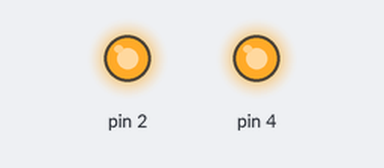
A sketch run on a simulated Arduino Uno, built with avr-gcc and run on an emulated ATmega328P. Shown: output pins drawn as LEDs (lit = HIGH). Pins used as bus, display or sensor lines are not drawn.

Above: at 2.1 s.
At 6.3 s:
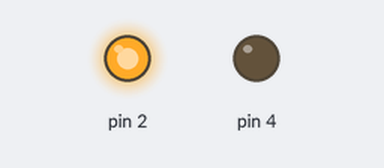
Timing chart, 0 to 11.0 s (numbered marks = the images above):
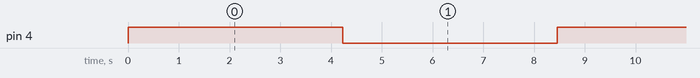

The sketch:

stepper_ver1.ino
```cpp
#include "stepperMoter.h"

#define en_B 2
#define step_B 3
#define dir_B 4

#define speeds 1

StepperMoter bottom(step_B, dir_B, en_B);

void setup(){

}

void loop(){
  bottom.moveto(speeds, 1.0);
  delay(1000);
  bottom.moveto(speeds, -1.0);
  delay(1000);
}
```

stepperMoter.cpp
```cpp
#include "stepperMoter.h"

StepperMoter::StepperMoter(int stepPin, int dirPin, int enPin){
  this->stepPin = stepPin;
  this->dirPin = dirPin;
  this->enPin = enPin;

  pinMode(stepPin, OUTPUT);
  pinMode(dirPin, OUTPUT);
  pinMode(enPin, OUTPUT);

  digitalWrite(enPin, HIGH);
  digitalWrite(dirPin, HIGH);
}

//1600step = 1round, speed = 0.1 ~ 2 (권장 1)
//음수일 때 와 양수일 때로 나누어 모터 방향 제어
void StepperMoter::moveto(int speeds, float stepperRound){
  int stepperRotations_t = (int)(abs(stepperRound*1600));
  if(stepperRound < 0){
    digitalWrite(dirPin, LOW);
    for(int i = 0; i < stepperRotations_t; i++){
      digitalWrite(stepPin, HIGH);
      delay(speeds);
      digitalWrite(stepPin, LOW);
      delay(speeds);
    }
  }else{
    digitalWrite(dirPin, HIGH);
    for(int i = 0; i < stepperRotations_t; i++){
      digitalWrite(stepPin, HIGH);
      delay(speeds);
      digitalWrite(stepPin, LOW);
      delay(speeds);
    }
  }
}
```

stepperMoter.h
```cpp
//tmc2209 library

#ifndef _STEPPERMOTER_H_
#define _STEPPERMOTER_H_

#include <Arduino.h>

class StepperMoter
{
  public:
    StepperMoter(int stepPin, int dirPin, int enPin);
    void moveto(int speeds, float stepperRound);

  private:
    int stepPin;
    int dirPin;
    int enPin;
};


#endif
```

Measured:
- by itself, pin 4: alternates HIGH for 4.2 s and LOW for 4.2 s
